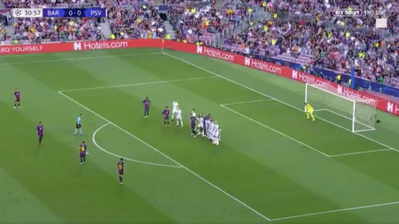
#> input picture images/1.png, 399 x 224 px, shrunk from 767 x 431 before the run; its folder holds 4 pictures in this run
$ python detect.py
#> lines starting #> are read from the running program, lines starting #| are printed output that depends on the picture; after the words box and inside, x2 and y2 are one past the last pixel; in counts of white or black regions, pixels touching at a corner belong together
import cv2 as cv
import numpy as np
import random
import math

debug = True

def loadImage(filename):
#> called with filename = 'images/1.png'
    img = cv.imread(filename)
#> img is the input picture: shape (224, 399, 3); mean B, G, R 91.2, 124.7, 109.8
    img_gray = cv.cvtColor(img, cv.COLOR_BGR2GRAY)

    if debug:
        cv.imshow('Image', img)
        cv.imshow('Gray Image', img_gray)

    return img, img_gray

def imageGradient(img):
    blur = cv.blur(img, ksize=(3,3))
    sobelx = cv.Sobel(blur, cv.CV_64F, 1, 0, ksize=-1)
    sobely = cv.Sobel(blur, cv.CV_64F, 0, 1, ksize=-1)
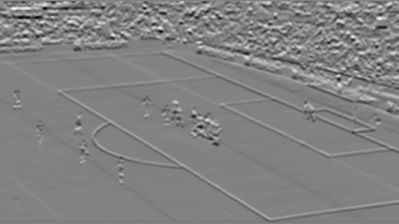
#> sobely: shape (224, 399) float64; min -1690, max 1621, mean -0.9; drawn with min black and max white
    gradient = cv.add(sobelx, sobely)
    gradient = cv.convertScaleAbs(gradient)

    if debug:
        cv.imshow('Blur', blur)
        cv.imshow('Sobel X', cv.convertScaleAbs(sobelx))
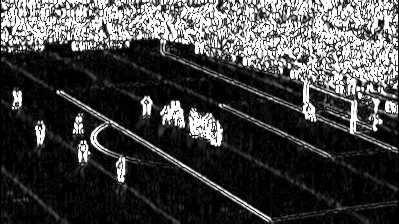
#> window 'Sobel X': shape (224, 399); min 0, max 255, mean 67.5
        cv.imshow('Sobel Y', cv.convertScaleAbs(sobely))
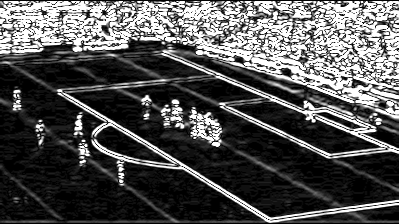
#> window 'Sobel Y': shape (224, 399); min 0, max 255, mean 82.4
        cv.imshow('Gradient', gradient)

    return gradient

def findFieldContours(img):
    contours, _ = cv.findContours(img, cv.RETR_TREE, cv.CHAIN_APPROX_SIMPLE)
    contours = sorted(contours, key=cv.contourArea, reverse=True)[0:3]
    return contours

def getFieldLines(img, contours):
    approx_points = []
    img_contours = []
    for contour in contours:
        img_contour = np.zeros(img.shape, dtype=np.uint8)
        approx = cv.approxPolyDP(contour, 0.005 * cv.arcLength(contour, True), True)

        cv.drawContours(img_contour, [approx], -1, 255, 1)
        img_contour = cv.GaussianBlur(img_contour, (3, 3), sigmaX=0, sigmaY=0)

        approx_points.append(approx)
        img_contours.append(img_contour)

    if debug:
        contours_img1 = cv.cvtColor(img, cv.COLOR_GRAY2BGR)
        contours_img2 = cv.cvtColor(img, cv.COLOR_GRAY2BGR)
        cv.drawContours(contours_img1, contours, -1, (0, 0, 255), 2)
        cv.drawContours(contours_img2, approx_points, -1, (0, 0, 255), 2)
        cv.imshow('Contours', contours_img1)
        cv.imshow('Approx. Contours', contours_img2)

    return approx_points, img_contours

def groupLines(img_contours, toleranceM = 0.2, toleranceB = 30, tolerancePixels = 10):
    bins = []

    # Group together similar lines (with similar 'm' and 'b' in eq. y = m*x + b) in bins
    for img_contour in img_contours:
        # Find lines in image using HoughLinesP
        lines = cv.HoughLinesP(img_contour, 1, 1 * np.pi/180, 80, minLineLength=10, maxLineGap=20)
        lines = lines[:, 0, :] if lines is not None else []
        lines = filter(lambda x: x[0] - x[2] != 0, lines) # filter vertical lines

        for x1, y1, x2, y2 in lines:
            m = (y2-y1)/(x2-x1)
            b = y1 - m*x1
            i = 0
            while i < len(bins):
                bin_m, bin_b, bin_min_x, bin_min_y, bin_max_x, bin_max_y, bin_lines = bins[i]
                if abs(bin_m-m) < toleranceM and abs(bin_b-b) < toleranceB:
                    bin_lines.append((x1, y1, x2, y2))
                    mean_slope = (bin_m+m)/2
                    mean_axisy = (bin_b+b)/2
                    min_x = min(bin_min_x, x1, x2)
                    min_y = min(bin_min_y, y1, y2)
                    max_x = max(bin_max_x, x1, x2)
                    max_y = max(bin_max_y, y1, y2)
                    bins[i] = (mean_slope, mean_axisy, min_x, min_y, max_x, max_y, bin_lines)
                    break
                i += 1
            if i == len(bins):
                bins.append((m, b, min(x1, x2), min(y1, y2), max(x1, x2), max(y1, y2), [(x1, y1, x2, y2)]))
    bins = np.array(bins)

    if debug:
        img_copy = cv.cvtColor(img_contours[0], cv.COLOR_GRAY2BGR)
        for img_contour in img_contours[1:]:
            img_copy = cv.bitwise_or(img_copy, cv.cvtColor(img_contour, cv.COLOR_GRAY2BGR))
        for _, _, min_x, min_y, max_x, max_y, lines in bins:
            color = (random.randint(0, 255), random.randint(0, 255), random.randint(0, 255))
            for line in lines:
                x1, y1, x2, y2 = line
                cv.line(img_copy, (x1, y1), (x2, y2), color, 2)
                #cv.rectangle(img_copy, (x1, y1), (x2, y2), color, 2)
        cv.imshow('Grouped Lines', img_copy)

    return bins


# [35 lines left out: function fitFieldLines, not called in this run]

def getField(gradient):
    # We expect the field to have a small gradient
    _, gradient_threshold = cv.threshold(gradient, 80, 255, cv.THRESH_BINARY_INV)
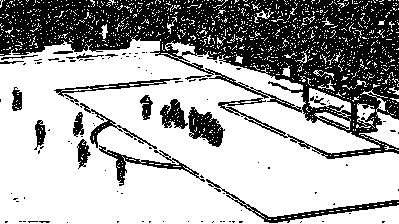
#> gradient_threshold: shape (224, 399); 65.2% white; 118 black regions (100 under 20 px), largest, box (x1, y1, x2, y2) and area: (0, 0, 399, 159) 25632, (206, 179, 399, 223) 941, (188, 107, 225, 147) 801

    # Remove noise and improve object separation
    kernel = np.ones((9,9), np.uint8)
    opening = cv.morphologyEx(gradient_threshold, cv.MORPH_OPEN, kernel)
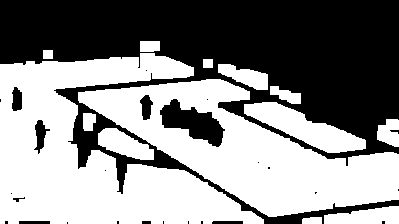
#> opening: shape (224, 399); 54.1% white; 26 black regions (17 under 20 px)

    if debug:
        cv.imshow('Gradient Threshold', gradient_threshold)
        cv.imshow('Opening', opening)

    contours = findFieldContours(opening)
#> in findFieldContours, `contours, _ = cv.findContours(img, cv.RETR_TREE, cv.CHAIN_APPROX_SIMPLE)`: contours = 25 contours, 7 with area under 20; largest, box (x1, y1, x2, y2) and area: (0, 53, 264, 224) 22689, (78, 79, 399, 217) 19895, (244, 102, 366, 153) 2544, (159, 98, 226, 148) 1648, (98, 128, 154, 160) 986
#> in findFieldContours, `contours = sorted(contours, key=cv.contourArea, reverse=True)[0:3]`: contours = 3 contours; box (x1, y1, x2, y2) and area: (0, 53, 264, 224) 22689, (78, 79, 399, 217) 19895, (244, 102, 366, 153) 2544
    _, img_contours = getFieldLines(opening, contours)
#> the loop in getFieldLines, `for contour in contours:` made 3 passes
#> pass 3, in getFieldLines, `img_contour = cv.GaussianBlur(img_contour, (3, 3), sigmaX=0, sigmaY=0)`:
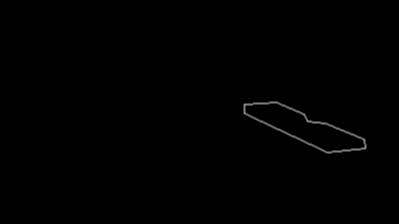
#> img_contour: shape (224, 399); min 0, max 143, mean 0.8
#> after the loop in getFieldLines, `for contour in contours:`: approx_points = 3 contours; box (x1, y1, x2, y2) and area: (0, 53, 264, 224) 22386, (78, 81, 399, 217) 19764, (244, 102, 366, 153) 2576; img_contours = 3 items
#> in getFieldLines, `contours_img1 = cv.cvtColor(img, cv.COLOR_GRAY2BGR)`: contours_img1: shape (224, 399, 3); 54.1% white; 26 black regions (17 under 20 px), largest, box (x1, y1, x2, y2) and area: (0, 0, 399, 224) 38516, (160, 99, 225, 147) 1552, (34, 120, 50, 154) 253
#> in getFieldLines, `cv.drawContours(contours_img1, contours, -1, (0, 0, 255), 2)`: contours_img1: shape (224, 399, 3); mean B, G, R 123.6, 123.6, 144.4
#> in getFieldLines, `cv.drawContours(contours_img2, approx_points, -1, (0, 0, 255), 2)`:
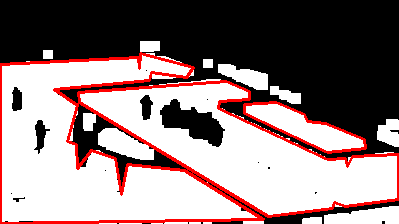
#> contours_img2: shape (224, 399, 3); mean B, G, R 125.5, 125.5, 143.8
#> img_contours = 3 items
    bins = groupLines(img_contours)
#> the loop in groupLines, `for img_contour in img_contours:` made 3 passes
#> after the loop in groupLines, `for img_contour in img_contours:`: bins = 5 items
    field_lines = fitFieldLines(img_contours, bins)

    return img_contours, field_lines, bins

# [89 lines left out: functions vector2cartesian, getInterestPoints, getHomography, not called in this run]


for i in range(1, 4):
    filename = 'images/{}.png'.format(i)

    img, img_gray = loadImage(filename)
    gradient = imageGradient(img_gray)
#> (the run stopped early here; a loop or call above may not have finished)
